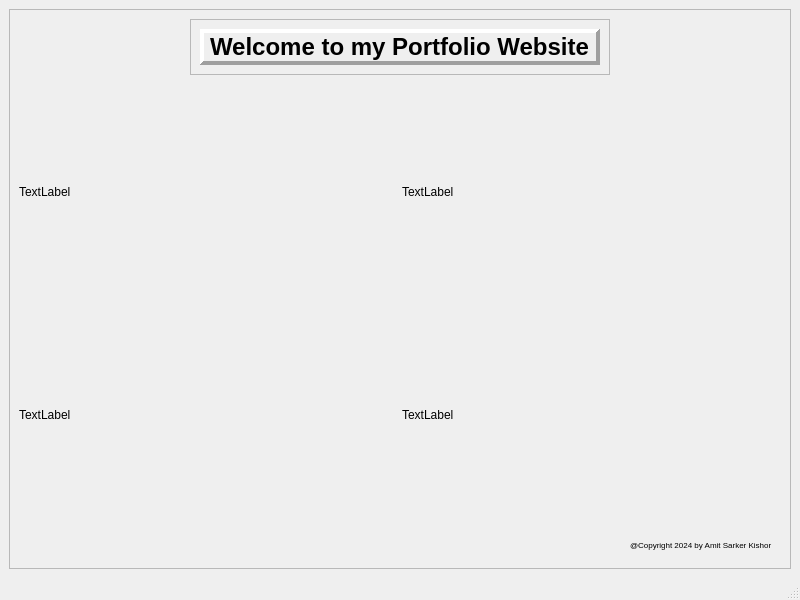
<?xml version="1.0" encoding="UTF-8"?>
<ui version="4.0">
 <class>MainWindow</class>
 <widget class="QMainWindow" name="MainWindow">
  <property name="geometry">
   <rect>
    <x>0</x>
    <y>0</y>
    <width>800</width>
    <height>600</height>
   </rect>
  </property>
  <property name="windowTitle">
   <string>MainWindow</string>
  </property>
  <widget class="QWidget" name="centralwidget">
   <layout class="QVBoxLayout" name="verticalLayout_2">
    <item>
     <widget class="QFrame" name="frame">
      <property name="frameShape">
       <enum>QFrame::StyledPanel</enum>
      </property>
      <property name="frameShadow">
       <enum>QFrame::Raised</enum>
      </property>
      <layout class="QVBoxLayout" name="verticalLayout" stretch="2,20,1">
       <item alignment="Qt::AlignHCenter|Qt::AlignTop">
        <widget class="QFrame" name="frame_2">
         <property name="frameShape">
          <enum>QFrame::StyledPanel</enum>
         </property>
         <property name="frameShadow">
          <enum>QFrame::Raised</enum>
         </property>
         <layout class="QGridLayout" name="gridLayout_2">
          <item row="0" column="0" alignment="Qt::AlignHCenter|Qt::AlignVCenter">
           <widget class="QLabel" name="label">
            <property name="font">
             <font>
              <pointsize>18</pointsize>
              <bold>true</bold>
             </font>
            </property>
            <property name="layoutDirection">
             <enum>Qt::LeftToRight</enum>
            </property>
            <property name="frameShape">
             <enum>QFrame::Panel</enum>
            </property>
            <property name="frameShadow">
             <enum>QFrame::Raised</enum>
            </property>
            <property name="lineWidth">
             <number>4</number>
            </property>
            <property name="text">
             <string>Welcome to my Portfolio Website</string>
            </property>
           </widget>
          </item>
         </layout>
        </widget>
       </item>
       <item>
        <layout class="QGridLayout" name="gridLayout" rowstretch="0,0" columnstretch="0,0" rowminimumheight="0,0" columnminimumwidth="0,0">
         <property name="leftMargin">
          <number>0</number>
         </property>
         <property name="topMargin">
          <number>0</number>
         </property>
         <property name="rightMargin">
          <number>0</number>
         </property>
         <property name="bottomMargin">
          <number>0</number>
         </property>
         <property name="spacing">
          <number>3</number>
         </property>
         <item row="0" column="0">
          <widget class="QLabel" name="label_3">
           <property name="text">
            <string>TextLabel</string>
           </property>
          </widget>
         </item>
         <item row="0" column="1">
          <widget class="QLabel" name="label_4">
           <property name="text">
            <string>TextLabel</string>
           </property>
          </widget>
         </item>
         <item row="1" column="0">
          <widget class="QLabel" name="label_5">
           <property name="text">
            <string>TextLabel</string>
           </property>
          </widget>
         </item>
         <item row="1" column="1">
          <widget class="QLabel" name="label_6">
           <property name="text">
            <string>TextLabel</string>
           </property>
          </widget>
         </item>
        </layout>
       </item>
       <item alignment="Qt::AlignRight|Qt::AlignBottom">
        <widget class="QFrame" name="frame_3">
         <property name="autoFillBackground">
          <bool>false</bool>
         </property>
         <property name="frameShape">
          <enum>QFrame::NoFrame</enum>
         </property>
         <property name="frameShadow">
          <enum>QFrame::Raised</enum>
         </property>
         <property name="lineWidth">
          <number>2</number>
         </property>
         <layout class="QGridLayout" name="gridLayout_3">
          <item row="0" column="0" alignment="Qt::AlignRight|Qt::AlignBottom">
           <widget class="QLabel" name="label_2">
            <property name="sizePolicy">
             <sizepolicy hsizetype="Fixed" vsizetype="Fixed">
              <horstretch>0</horstretch>
              <verstretch>0</verstretch>
             </sizepolicy>
            </property>
            <property name="font">
             <font>
              <pointsize>6</pointsize>
             </font>
            </property>
            <property name="text">
             <string>@Copyright 2024 by Amit Sarker Kishor</string>
            </property>
           </widget>
          </item>
         </layout>
        </widget>
       </item>
      </layout>
     </widget>
    </item>
   </layout>
  </widget>
  <widget class="QMenuBar" name="menubar">
   <property name="geometry">
    <rect>
     <x>0</x>
     <y>0</y>
     <width>800</width>
     <height>22</height>
    </rect>
   </property>
  </widget>
  <widget class="QStatusBar" name="statusbar"/>
 </widget>
 <resources/>
 <connections/>
</ui>
